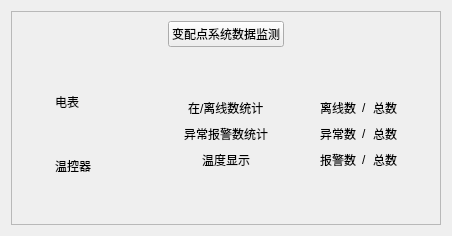
           <widget class="QWidget" name="page">
            <layout class="QGridLayout" name="gridLayout_3">
             <item row="0" column="0">
              <layout class="QHBoxLayout" name="horizontalLayout_9">
               <item>
                <widget class="QFrame" name="frame_2">
                 <property name="frameShape">
                  <enum>QFrame::StyledPanel</enum>
                 </property>
                 <property name="frameShadow">
                  <enum>QFrame::Raised</enum>
                 </property>
                 <layout class="QGridLayout" name="gridLayout_5" columnstretch="1,10,1">
                  <property name="bottomMargin">
                   <number>9</number>
                  </property>
                  <item row="0" column="1">
                   <layout class="QVBoxLayout" name="verticalLayout_5">
                    <item>
                     <layout class="QHBoxLayout" name="horizontalLayout_8">
                      <item>
                       <spacer name="horizontalSpacer_7">
                        <property name="orientation">
                         <enum>Qt::Horizontal</enum>
                        </property>
                        <property name="sizeType">
                         <enum>QSizePolicy::Expanding</enum>
                        </property>
                        <property name="sizeHint" stdset="0">
                         <size>
                          <width>40</width>
                          <height>20</height>
                         </size>
                        </property>
                       </spacer>
                      </item>
                      <item>
                       <widget class="QPushButton" name="pushButton_4">
                        <property name="text">
                         <string>变配点系统数据监测</string>
                        </property>
                       </widget>
                      </item>
                      <item>
                       <spacer name="horizontalSpacer_8">
                        <property name="orientation">
                         <enum>Qt::Horizontal</enum>
                        </property>
                        <property name="sizeHint" stdset="0">
                         <size>
                          <width>40</width>
                          <height>20</height>
                         </size>
                        </property>
                       </spacer>
                      </item>
                     </layout>
                    </item>
                    <item>
                     <layout class="QHBoxLayout" name="horizontalLayout_7">
                      <item>
                       <layout class="QVBoxLayout" name="verticalLayout">
                        <item>
                         <spacer name="verticalSpacer_6">
                          <property name="orientation">
                           <enum>Qt::Vertical</enum>
                          </property>
                          <property name="sizeHint" stdset="0">
                           <size>
                            <width>20</width>
                            <height>40</height>
                           </size>
                          </property>
                         </spacer>
                        </item>
                        <item>
                         <widget class="QLabel" name="label_16">
                          <property name="text">
                           <string>电表</string>
                          </property>
                         </widget>
                        </item>
                        <item>
                         <spacer name="verticalSpacer">
                          <property name="orientation">
                           <enum>Qt::Vertical</enum>
                          </property>
                          <property name="sizeHint" stdset="0">
                           <size>
                            <width>20</width>
                            <height>40</height>
                           </size>
                          </property>
                         </spacer>
                        </item>
                        <item>
                         <widget class="QLabel" name="label_17">
                          <property name="text">
                           <string>温控器</string>
                          </property>
                         </widget>
                        </item>
                        <item>
                         <spacer name="verticalSpacer_7">
                          <property name="orientation">
                           <enum>Qt::Vertical</enum>
                          </property>
                          <property name="sizeHint" stdset="0">
                           <size>
                            <width>20</width>
                            <height>40</height>
                           </size>
                          </property>
                         </spacer>
                        </item>
                       </layout>
                      </item>
                      <item>
                       <spacer name="horizontalSpacer_9">
                        <property name="orientation">
                         <enum>Qt::Horizontal</enum>
                        </property>
                        <property name="sizeType">
                         <enum>QSizePolicy::Preferred</enum>
                        </property>
                        <property name="sizeHint" stdset="0">
                         <size>
                          <width>40</width>
                          <height>20</height>
                         </size>
                        </property>
                       </spacer>
                      </item>
                      <item>
                       <layout class="QVBoxLayout" name="verticalLayout_4">
                        <item>
                         <spacer name="verticalSpacer_8">
                          <property name="orientation">
                           <enum>Qt::Vertical</enum>
                          </property>
                          <property name="sizeHint" stdset="0">
                           <size>
                            <width>20</width>
                            <height>40</height>
                           </size>
                          </property>
                         </spacer>
                        </item>
                        <item>
                         <layout class="QHBoxLayout" name="horizontalLayout_4">
                          <item>
                           <spacer name="horizontalSpacer_16">
                            <property name="orientation">
                             <enum>Qt::Horizontal</enum>
                            </property>
                            <property name="sizeHint" stdset="0">
                             <size>
                              <width>40</width>
                              <height>20</height>
                             </size>
                            </property>
                           </spacer>
                          </item>
                          <item>
                           <widget class="QLabel" name="label_15">
                            <property name="text">
                             <string>在/离线数统计</string>
                            </property>
                           </widget>
                          </item>
                          <item>
                           <spacer name="horizontalSpacer_4">
                            <property name="orientation">
                             <enum>Qt::Horizontal</enum>
                            </property>
                            <property name="sizeHint" stdset="0">
                             <size>
                              <width>40</width>
                              <height>20</height>
                             </size>
                            </property>
                           </spacer>
                          </item>
                          <item>
                           <widget class="QLabel" name="label_21">
                            <property name="text">
                             <string>离线数</string>
                            </property>
                           </widget>
                          </item>
                          <item>
                           <widget class="QLabel" name="label_23">
                            <property name="text">
                             <string>/</string>
                            </property>
                           </widget>
                          </item>
                          <item>
                           <widget class="QLabel" name="label_22">
                            <property name="text">
                             <string>总数</string>
                            </property>
                           </widget>
                          </item>
                         </layout>
                        </item>
                        <item>
                         <layout class="QHBoxLayout" name="horizontalLayout_5">
                          <item>
                           <spacer name="horizontalSpacer_17">
                            <property name="orientation">
                             <enum>Qt::Horizontal</enum>
                            </property>
                            <property name="sizeHint" stdset="0">
                             <size>
                              <width>40</width>
                              <height>20</height>
                             </size>
                            </property>
                           </spacer>
                          </item>
                          <item>
                           <widget class="QLabel" name="label_19">
                            <property name="text">
                             <string>异常报警数统计</string>
                            </property>
                           </widget>
                          </item>
                          <item>
                           <spacer name="horizontalSpacer_5">
                            <property name="orientation">
                             <enum>Qt::Horizontal</enum>
                            </property>
                            <property name="sizeHint" stdset="0">
                             <size>
                              <width>40</width>
                              <height>20</height>
                             </size>
                            </property>
                           </spacer>
                          </item>
                          <item>
                           <widget class="QLabel" name="label_24">
                            <property name="text">
                             <string>异常数</string>
                            </property>
                           </widget>
                          </item>
                          <item>
                           <widget class="QLabel" name="label_26">
                            <property name="text">
                             <string>/</string>
                            </property>
                           </widget>
                          </item>
                          <item>
                           <widget class="QLabel" name="label_25">
                            <property name="text">
                             <string>总数</string>
                            </property>
                           </widget>
                          </item>
                         </layout>
                        </item>
                        <item>
                         <layout class="QHBoxLayout" name="horizontalLayout_6">
                          <item>
                           <spacer name="horizontalSpacer_18">
                            <property name="orientation">
                             <enum>Qt::Horizontal</enum>
                            </property>
                            <property name="sizeHint" stdset="0">
                             <size>
                              <width>40</width>
                              <height>20</height>
                             </size>
                            </property>
                           </spacer>
                          </item>
                          <item>
                           <widget class="QLabel" name="label_20">
                            <property name="text">
                             <string>温度显示</string>
                            </property>
                           </widget>
                          </item>
                          <item>
                           <spacer name="horizontalSpacer_6">
                            <property name="orientation">
                             <enum>Qt::Horizontal</enum>
                            </property>
                            <property name="sizeHint" stdset="0">
                             <size>
                              <width>40</width>
                              <height>20</height>
                             </size>
                            </property>
                           </spacer>
                          </item>
                          <item>
                           <widget class="QLabel" name="label_27">
                            <property name="text">
                             <string>报警数</string>
                            </property>
                           </widget>
                          </item>
                          <item>
                           <widget class="QLabel" name="label_29">
                            <property name="text">
                             <string>/</string>
                            </property>
                           </widget>
                          </item>
                          <item>
                           <widget class="QLabel" name="label_28">
                            <property name="text">
                             <string>总数</string>
                            </property>
                           </widget>
                          </item>
                         </layout>
                        </item>
                        <item>
                         <spacer name="verticalSpacer_9">
                          <property name="orientation">
                           <enum>Qt::Vertical</enum>
                          </property>
                          <property name="sizeHint" stdset="0">
                           <size>
                            <width>20</width>
                            <height>40</height>
                           </size>
                          </property>
                         </spacer>
                        </item>
                       </layout>
                      </item>
                     </layout>
                    </item>
                   </layout>
                  </item>
                  <item row="0" column="0">
                   <spacer name="horizontalSpacer_14">
                    <property name="orientation">
                     <enum>Qt::Horizontal</enum>
                    </property>
                    <property name="sizeHint" stdset="0">
                     <size>
                      <width>40</width>
                      <height>20</height>
                     </size>
                    </property>
                   </spacer>
                  </item>
                  <item row="0" column="2">
                   <spacer name="horizontalSpacer_15">
                    <property name="orientation">
                     <enum>Qt::Horizontal</enum>
                    </property>
                    <property name="sizeHint" stdset="0">
                     <size>
                      <width>40</width>
                      <height>20</height>
                     </size>
                    </property>
                   </spacer>
                  </item>
                 </layout>
                </widget>
               </item>
              </layout>
             </item>
            </layout>
           </widget>
